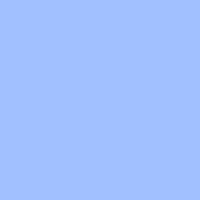
Frame 1 (no input)
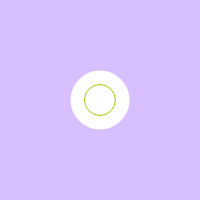
Frame 60 (no input)
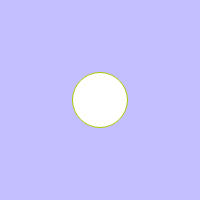
Frame 120 (the mouse pressed at the canvas centre since frame 60)

The p5.js sketch that drew these frames (run headless with seeded random() and noise() and a simulated clock; from frame 60 on, the mouse is pressed at the canvas centre):

// p5.js sketch
// ── sketch.js
// 練習問題「心臓の鼓動のように大きくなったり小さくなったりする円」
let count;
let cycle;
let size;
let color;

function setup(){
  createCanvas(200, 200);
  count = 0;
  cycle = 100;
  color = 0;
}

function draw(){
  background(160+color, 192, 255);
  count = (count + 1) % cycle;
  // BLANK[1]
  noStroke();
  ellipse(width / 2, height / 2, size);
  stroke(0, 180, 150);
  ellipse(width / 2, height / 2, size-30);
  stroke(70, 190, 60);
  ellipse(width / 2, height / 2, size-60);
  stroke(170,200,2);
  ellipse(width/2, height/2, size-90);
  size = count;
  color+=0.95;
  if(color>95){color=0;}
  if(mouseIsPressed){
    count += 2;
    color += 95/49.225;
  }
}
